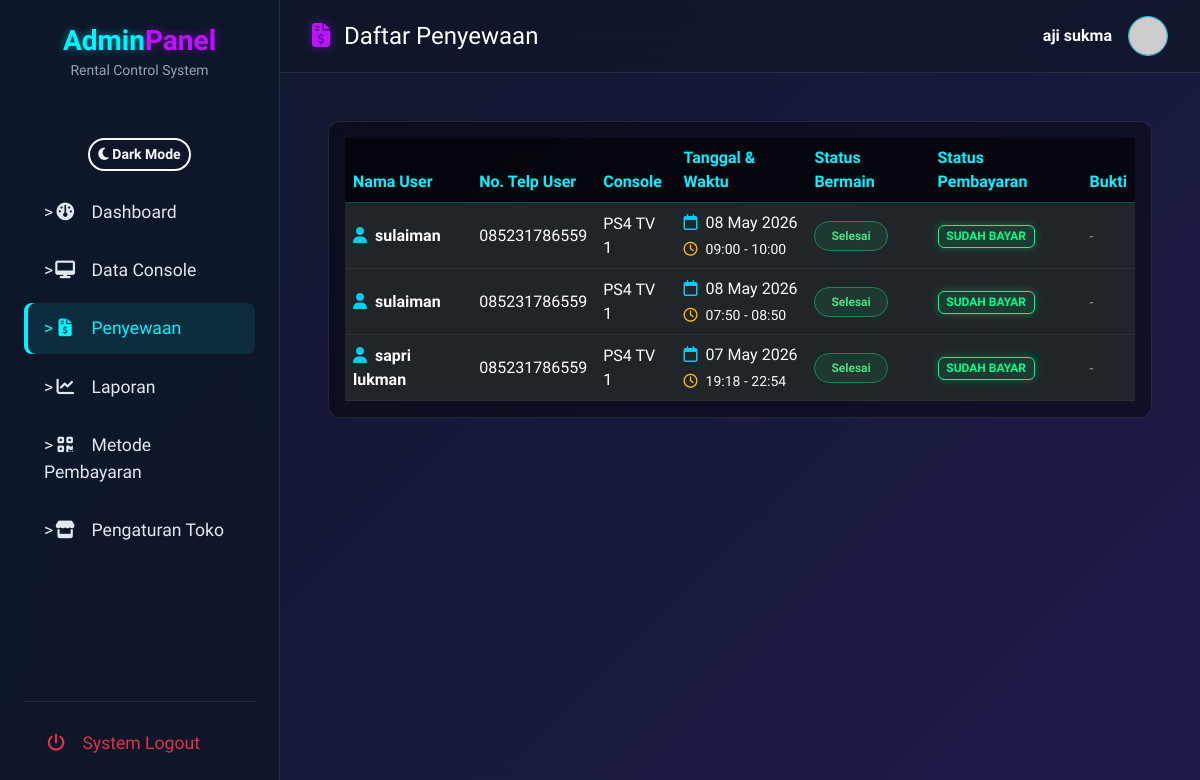
Before: /penyewaan.php (signed in) with the older database file.
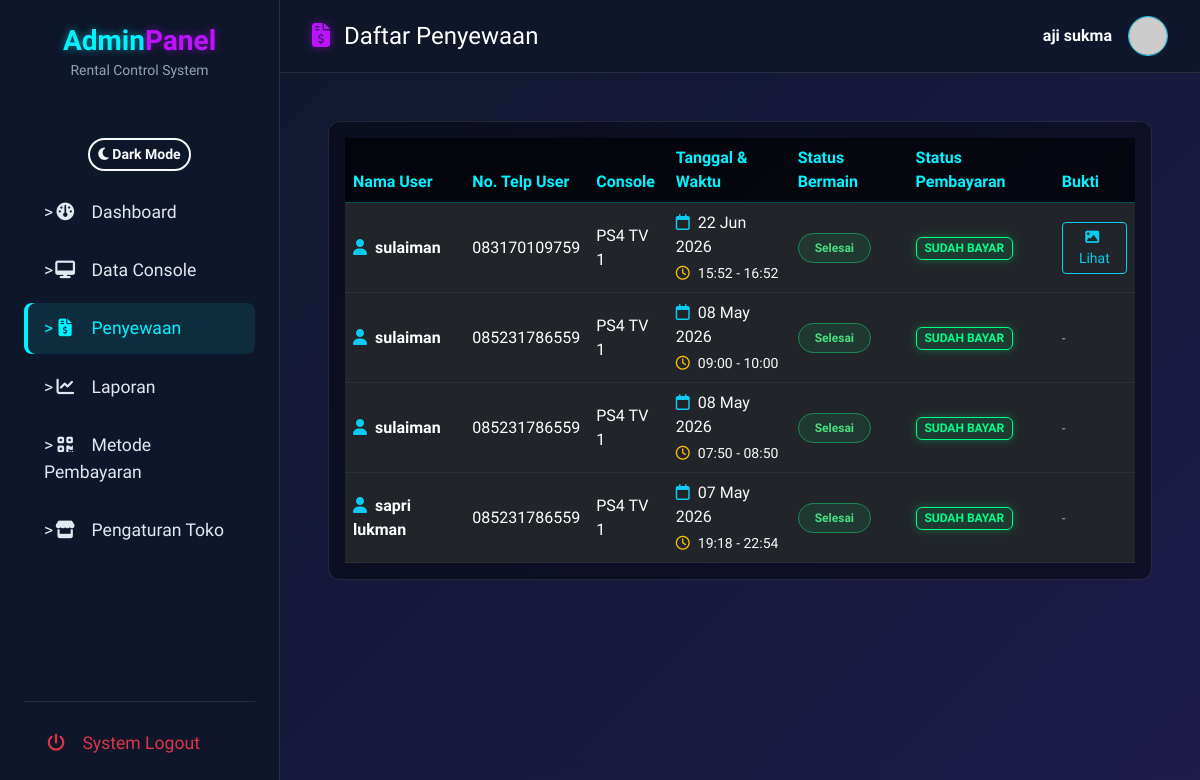
After: the same page with the newer database file.
### tables this page shows
CREATE TABLE `bookings` (
  `id` int(11) NOT NULL,
  `user_id` int(11) DEFAULT 0,
  `nama_pelanggan` varchar(255) DEFAULT NULL,
  `no_telp` varchar(50) DEFAULT NULL,
  `console_id` int(11) DEFAULT NULL,
  `tanggal` date DEFAULT NULL,
  `jam_mulai` time DEFAULT NULL,
  `jam_selesai` time DEFAULT NULL,
  `durasi_tersisa` int(11) DEFAULT 0,
  `status` enum('pending','aktif','pause','selesai') NOT NULL DEFAULT 'pending',
  `status_pembayaran` enum('belum bayar','sudah bayar') DEFAULT 'belum bayar',
  `bukti_pembayaran` varchar(255) DEFAULT NULL
);

CREATE TABLE `consoles` (
  `id` int(11) NOT NULL,
  `admin_cabang_id` int(11) DEFAULT NULL,
  `nama_console` varchar(50) DEFAULT NULL,
  `harga_per_jam` int(11) DEFAULT NULL,
  `foto` varchar(255) DEFAULT NULL,
  `status` enum('tersedia','digunakan','pause') DEFAULT 'tersedia',
  `lokasi` varchar(100) DEFAULT NULL,
  `tipe` varchar(50) DEFAULT NULL
);

### penyewaan.php (the view, shortened to what this page needs)
<?php
include 'config/db.php';
$admin_cabang_id = $_SESSION['admin_id'];
$penyewaan = [];
$query = "
    SELECT
        b.id AS booking_id,
        COALESCE(b.nama_pelanggan, u.nama, 'Guest') AS nama_user,
        b.no_telp,
        c.nama_console,
        b.tanggal,
        b.jam_mulai,
        b.jam_selesai,
        b.status AS status_bermain,
        b.status_pembayaran,
        b.bukti_pembayaran
    FROM bookings b
    JOIN consoles c ON b.console_id = c.id
    LEFT JOIN users u ON b.user_id = u.id
    WHERE c.admin_cabang_id = '$admin_cabang_id'
    AND b.status_pembayaran = 'sudah bayar'
    ORDER BY b.tanggal DESC, b.jam_mulai DESC
";
$result = mysqli_query($conn, $query);
if ($result) {
    while($row = mysqli_fetch_assoc($result)){
        $penyewaan[] = $row;
    }
}
?>
<!DOCTYPE html>
<html lang="id">
<head>
    <link href="https://cdn.jsdelivr.net/npm/bootstrap@5.3.0/dist/css/bootstrap.min.css" rel="stylesheet">
    <link rel="stylesheet" href="https://cdnjs.cloudflare.com/ajax/libs/font-awesome/6.4.0/css/all.min.css">
    <link rel="stylesheet" href="assest/css/style.css?v=<?= time() ?>">
</head>
<body>
<div class="sidebar-layout">
    <aside class="glass-sidebar sidebar flex-column d-flex">
        <div class="text-center mb-5">
            <h3 class="fw-bold neon-text-blue m-0">Admin<span class="neon-text-purple">Panel</span></h3>
            <small class="text-muted">Rental Control System</small>
        </div>
        <div class="text-center mt-2 mb-3">
            <button id="theme-toggle" class="btn btn-sm btn-outline-light" style="border-radius: 20px; font-weight: bold; border-width: 2px;">
                <i id="theme-icon" class="fa-solid fa-moon"></i> <span id="theme-text">Dark Mode</span>
            </button>
        </div>
        <nav class="nav flex-column mb-auto">
            <a href="dashboard_admin.php" class="sidebar-link" data-preview-title="Dashboard" data-preview-icon="fa-gauge" data-preview-desc="Ringkasan live monitor, status console, dan performa rental hari ini.">><i class="fa-solid fa-gauge"></i> Dashboard</a>
            <a href="data_console.php" class="sidebar-link" data-preview-title="Data Console" data-preview-icon="fa-desktop" data-preview-desc="Manajemen daftar console PS, tambah, edit, atau hapus perangkat.">><i class="fa-solid fa-desktop"></i> Data Console</a>
            <a href="penyewaan.php" class="sidebar-link active" data-preview-title="Penyewaan" data-preview-icon="fa-file-invoice-dollar" data-preview-desc="Pantau seluruh transaksi aktif, riwayat booking, dan approval pembayaran.">><i class="fa-solid fa-file-invoice-dollar"></i> Penyewaan</a>
            <a href="laporan.php" class="sidebar-link" data-preview-title="Laporan" data-preview-icon="fa-chart-line" data-preview-desc="Laporan pendapatan finansial detail harian dan bulanan cabang.">><i class="fa-solid fa-chart-line"></i> Laporan</a>
            <a href="pengaturan_pembayaran.php" class="sidebar-link" data-preview-title="Metode Pembayaran" data-preview-icon="fa-qrcode" data-preview-desc="Atur informasi rekening dan e-wallet QRIS untuk menerima pembayaran.">><i class="fa-solid fa-qrcode"></i> Metode Pembayaran</a>
            <a href="pengaturan_toko.php" class="sidebar-link" data-preview-title="Pengaturan Toko" data-preview-icon="fa-store" data-preview-desc="Kelola status buka/tutup toko, jam operasional, dan keterangan cabang.">><i class="fa-solid fa-store"></i> Pengaturan Toko</a>
        </nav>
        <div class="mt-auto">
            <hr class="border-secondary">
            <a href="admin_logout.php" class="sidebar-link text-danger"><i class="fa-solid fa-power-off"></i> System Logout</a>
        </div>
    </aside>
    <main class="main-content">
        <header class="glass-navbar topbar d-flex justify-content-between align-items-center sticky-top">
            <div class="d-flex align-items-center">
                <h4 class="m-0 text-white"><i class="fa-solid fa-file-invoice-dollar me-2 neon-text-purple"></i> Daftar Penyewaan</h4>
            </div>
            <div class="d-flex align-items-center">
                <div class="text-end me-3 d-none d-sm-block">
                    <p class="m-0 text-white fw-bold"><?= htmlspecialchars($_SESSION['admin_name']) ?></p>
                </div>
                <img src="https://ui-avatars.com/api/?name=<?= urlencode($_SESSION['admin_name']) ?>&background=8b5cf6&color=fff&rounded=true" alt="Admin" width="40" height="40" class="rounded-circle border border-info">
            </div>
        </header>
        <div class="p-4 p-md-5">
            <div class="table-responsive glass-table p-3">
                <table class="table table-dark table-borderless table-hover mb-0" style="background: transparent;">
                    <thead>
                        <tr>
                            <th>Nama User</th>
                            <th>No. Telp User</th>
                            <th>Console</th>
                            <th>Tanggal & Waktu</th>
                            <th>Status Bermain</th>
                            <th>Status Pembayaran</th>
                            <th>Bukti</th>
                        </tr>
                    </thead>
                    <tbody>
                        <?php foreach($penyewaan as $p):
                            $status_bermain_text = '';
                            $status_class = '';
                            if($p['status_bermain'] == 'pending'){
                                $status_bermain_text = 'Belum Mulai';
                                $status_class = 'badge-status-belum-mulai';
                            } elseif($p['status_bermain'] == 'aktif'){
                                $status_bermain_text = 'Sedang Bermain';
                                $status_class = 'badge-status-bermain';
                            } elseif($p['status_bermain'] == 'pause'){
                                $status_bermain_text = 'Pause';
                                $status_class = 'badge-status-belum-mulai border-warning text-warning';
                            } else {
                                $status_bermain_text = 'Selesai';
                                $status_class = 'badge-status-selesai';
                            }
                            $bayar = $p['status_pembayaran'] ?? 'belum bayar';
                            $bayar_class = $bayar == 'sudah bayar' ? 'badge-neon-green' : 'badge-neon-red';
                        ?>
                        <tr>
                            <td class="fw-bold"><i class="fa-solid fa-user text-info me-2"></i><?= htmlspecialchars($p['nama_user'] ?? 'Guest') ?></td>
                            <td><?= htmlspecialchars($p['no_telp'] ?? '-') ?></td>
                            <td><?= htmlspecialchars($p['nama_console']) ?></td>
                            <td>
                                <div><i class="fa-regular fa-calendar me-2 text-info"></i><span class="text-light"><?= date('d M Y', strtotime($p['tanggal'])) ?></span></div>
                                <div class="small mt-1"><i class="fa-regular fa-clock me-2 text-warning"></i><span class="text-light"><?= substr($p['jam_mulai'],0,5) ?> - <?= substr($p['jam_selesai'],0,5) ?></span></div>
                            </td>
                            <td><span class="badge rounded-pill <?= $status_class ?> px-3 py-2"><?= $status_bermain_text ?></span></td>
                            <td>
                                <span class="badge <?= $bayar_class ?> text-uppercase"><?= $bayar ?></span>
                            </td>
                            <td>
                                <?php if($p['bukti_pembayaran'] === 'CASH'): ?>
                                    <span class="badge bg-success" style="font-size: 0.8rem; border: 2px solid #000; box-shadow: 2px 2px 0 #000;"><i class="fa-solid fa-money-bill-wave me-1"></i> CASH</span>
                                <?php elseif(!empty($p['bukti_pembayaran'])): ?>
                                    <a href="<?= htmlspecialchars($p['bukti_pembayaran']) ?>" target="_blank" class="btn btn-sm btn-outline-info"><i class="fa-solid fa-image me-1"></i> Lihat</a>
                                <?php else: ?>
                                    <span class="text-muted small">-</span>
                                <?php endif; ?>
                            </td>
                        </tr>
                        <?php endforeach; ?>
                    </tbody>
                </table>
            </div>
        </div>
    </main>
</div>
</body>
</html>

### assest/css/style.css (style rules this page uses)
:root { --bg-dark: #0f172a; --bg-gradient: linear-gradient(135deg, #0f172a 0%, #1e1b4b 100%); --neon-blue: #00f3ff; --neon-purple: #bc13fe; --neon-green: #00ff87; --neon-red: #ff0055; --neon-yellow: #ffea00; --glass-bg: rgba(255, 255, 255, 0.05); --glass-border: rgba(255, 255, 255, 0.1); --text-main: #e2e8f0; --text-muted: #94a3b8; }
body { font-family: 'Rajdhani', sans-serif; background: var(--bg-gradient); background-attachment: fixed; color: var(--text-main); min-height: 100vh; overflow-x: hidden; }
.text-muted { color: var(--text-muted) !important; }
.glass-navbar { background: rgba(15, 23, 42, 0.8); backdrop-filter: blur(16px); -webkit-backdrop-filter: blur(16px); border-bottom: 1px solid var(--glass-border); }
.glass-sidebar { background: rgba(15, 23, 42, 0.9); backdrop-filter: blur(16px); -webkit-backdrop-filter: blur(16px); border-right: 1px solid var(--glass-border); min-height: 100vh; }
.neon-text-blue { color: var(--neon-blue); text-shadow: 0 0 8px rgba(0, 243, 255, 0.5); }
.neon-text-purple { color: var(--neon-purple); text-shadow: 0 0 8px rgba(188, 19, 254, 0.5); }
.badge-neon-green { background: rgba(0, 255, 135, 0.1); color: var(--neon-green); border: 1px solid var(--neon-green); box-shadow: 0 0 8px rgba(0, 255, 135, 0.3); }
.sidebar-link { color: var(--text-main); text-decoration: none; padding: 12px 20px; display: block; border-radius: 8px; transition: all 0.3s ease; margin-bottom: 8px; font-weight: 500; font-size: 1.1rem; }
.sidebar-link:hover, .sidebar-link.active { background: rgba(0, 243, 255, 0.1); color: var(--neon-blue); box-shadow: inset 4px 0 0 var(--neon-blue); }
.sidebar-link i { width: 24px; margin-right: 10px; text-align: center; }

### penyewaan.php (style rules this page uses)
.sidebar-layout { display: flex; min-height: 100vh; }
.sidebar { width: 280px; position: fixed; height: 100vh; overflow-y: auto; padding: 1.5rem; z-index: 1000; }
.main-content { margin-left: 280px; flex-grow: 1; display: flex; flex-direction: column; }
.topbar { padding: 1rem 2rem; }
.glass-table { background: rgba(0,0,0,0.4); backdrop-filter: blur(10px); border: 1px solid rgba(255,255,255,0.1); border-radius: 12px; }
.glass-table th { background: rgba(0,0,0,0.6); color: #00f3ff; border-bottom: 1px solid rgba(0, 243, 255, 0.3); }
.glass-table td { color: #fff; border-bottom: 1px solid rgba(255,255,255,0.05); vertical-align: middle; }
.badge-status-selesai { background: rgba(25, 135, 84, 0.2); color: #4ade80; border: 1px solid #198754; }

Changed rows visible on the page:
added bookings: nama_user "sulaiman", no_telp "083170109759", console.nama_console "PS4 TV 1", tanggal "22 Jun 2026", jam_mulai "15:52", jam_selesai "16:52", status "Selesai", status_pembayaran "SUDAH BAYAR"
